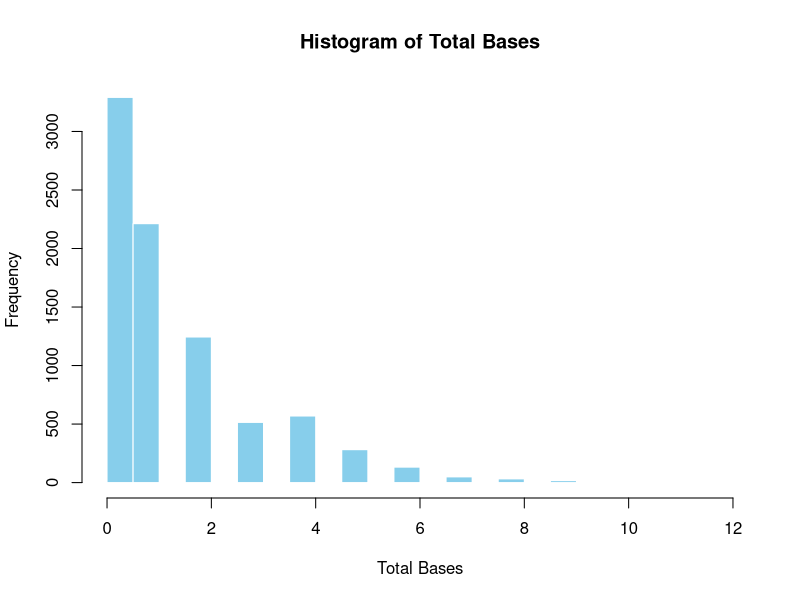

Generate this figure with R:
## ---- chunk 1
knitr::opts_chunk$set(echo = TRUE)
## ---- chunk 2
mlb_bs <- read.csv("MLB_Batting_Boxscores_2024-04.csv")

y <- mlb_bs$total_bases

hist(y, breaks = 30, main = "Histogram of Total Bases", xlab = "Total Bases", 
     col = "skyblue", border = "white")
## ---- chunk 3
E <- mean(y)
V <- var(y)

pi_hat_MM <- (V - E) / (E^2 + V - E)
lambda_hat_MM <-E + V/E - 1

pi_hat_MM
lambda_hat_MM
## ---- chunk 4
rho <- function(theta, y) {
  pi <- theta[1]
  lambda <- theta[2]
  Z <- sum(y == 0)
  N <- length(y)
  sum_y <- sum(y[y > 0])
  logfact_y <- sum(lfactorial(y[y > 0]))
  
  log_likelihood <- Z * log(pi + (1 - pi) * exp(-lambda)) + (N-Z) * log(1-pi) + 
                    sum_y * log(lambda) - (N - Z) * lambda - logfact_y
  
  return(-log_likelihood)

}


gradient <- function(theta, y) {
  pi <- theta[1]
  lambda <- theta[2]
  Z <- sum(y == 0)
  N <- length(y)
  sum_y <- sum(y[y > 0])
  
  denom <- pi + (1-pi) * exp(-lambda)
  d_pi <- Z * (1 - exp(-lambda)) / denom - (N-Z)/(1-pi)
  d_lambda <- -Z * (1-pi) * exp(-lambda) / denom + sum_y / lambda - (N-Z)
  
  return(-c(d_pi, d_lambda))
}


## ---- chunk 5

testConvergence <- function(thetaNew, thetaOld, tolerance = 1E-10, relative=FALSE) {
    sum(abs(thetaNew - thetaOld)) < if (relative) tolerance * sum(abs(thetaOld)) else tolerance
}

gridLineSearch <- function(theta, rhoFn, d,lambdaStepsize = 0.01, lambdaMax = 1, y) {
    ## grid of lambda values to search
    lambdas <- seq(from = 0, by = lambdaStepsize, to = lambdaMax)
    ## line search
    rhoVals <- sapply(lambdas, function(lambda) {rhoFn(theta - lambda * d, y)})
    ## Return the lambda that gave the minimum
    lambdas[which.min(rhoVals)]
}

gradientDescent <- function(theta = c(0,1), rhoFn, gradientFn, lineSearchFn, 
                            testConvergenceFn, maxIterations = 100,
                            tolerance = 1E-6, relative = FALSE, 
                            lambdaStepsize = 0.01, lambdaMax = 0.5, y) {
  
  converged <- FALSE
  i <- 0
  
  while (!converged & i <= maxIterations) {
    
    g <- gradientFn(theta, y) ## gradient
    glength <- sqrt(sum(g^2)) ## gradient direction
    
    if (glength > 0) {
      d <- g / glength
    } else {
      d <- rep(0, length(theta))  # zero direction if flat gradient
    }
     
    lambda <- lineSearchFn(theta, rhoFn, d, lambdaStepsize = lambdaStepsize, 
                           lambdaMax = lambdaMax, y = y)
    
    thetaNew <- theta - lambda * d
    
    converged <- testConvergenceFn(thetaNew, theta,
                 tolerance = tolerance,
                 relative = relative)
    theta <- thetaNew
    i <- i + 1
  }
  ## Return last value and whether converged or not
  list(theta = theta, converged = converged, iteration = i, fnValue = rhoFn(theta, y))
}


theta0 <- c(0, 3)
theta1 <- c(0.2, 5)
theta2 <- c(0.4, 7)
theta3 <- c(0.6, 10)

result0 <- gradientDescent(theta0, rho, gradient, gridLineSearch, testConvergence,
                           maxIterations = 200, y = y)
result1 <- gradientDescent(theta1, rho, gradient, gridLineSearch, testConvergence,
                           maxIterations = 200, y = y)
result2 <- gradientDescent(theta2, rho, gradient, gridLineSearch, testConvergence,
                           maxIterations = 200, y = y)
result3 <- gradientDescent(theta3, rho, gradient, gridLineSearch, testConvergence,
                           maxIterations = 200, y = y)

results <- list("(0,3)" = result0, "(0.2,5)" = result1,
                "(0.4,7)" = result2, "(0.6,10)" = result3)

for(name in names(results)) {
  res <- results[[name]]
  
  cat("\n---------------------------\n")
  cat("Starting point:", name, "\n")
  cat("Converged:", res$converged, "\n")
  cat("Iterations:", res$iteration, "\n")
  cat("Minimum_rho_func:", round(res$fnValue, 3), "\n")
  cat("Estimated Parameters:\n")
  cat("   pi = ", round(res$theta[1], 3), "\n")
  cat("   lambda = ", round(res$theta[2], 3), "\n")
  
}
